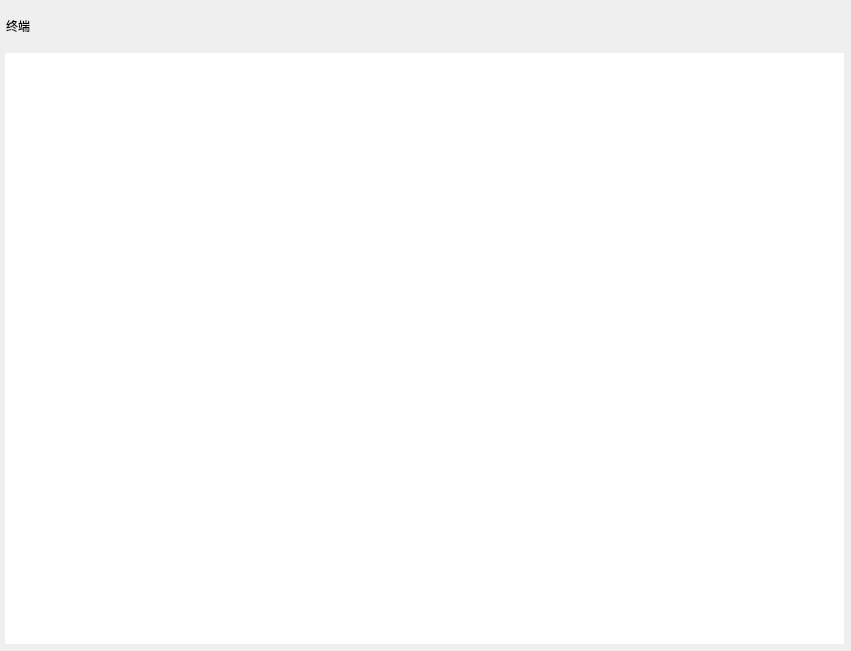
<?xml version="1.0" encoding="UTF-8"?>
<ui version="4.0">
 <class>Terminal</class>
 <widget class="QFrame" name="Terminal">
  <property name="geometry">
   <rect>
    <x>0</x>
    <y>0</y>
    <width>851</width>
    <height>651</height>
   </rect>
  </property>
  <property name="windowTitle">
   <string>Frame</string>
  </property>
  <widget class="QWidget" name="verticalLayoutWidget">
   <property name="geometry">
    <rect>
     <x>-1</x>
     <y>-1</y>
     <width>851</width>
     <height>651</height>
    </rect>
   </property>
   <layout class="QVBoxLayout" name="verticalLayout" stretch="1,11">
    <property name="spacing">
     <number>0</number>
    </property>
    <property name="leftMargin">
     <number>3</number>
    </property>
    <property name="rightMargin">
     <number>3</number>
    </property>
    <item>
     <widget class="TitleLabel" name="TitleLabel">
      <property name="styleSheet">
       <string notr="true">margin-left: 1px;</string>
      </property>
      <property name="text">
       <string>终端</string>
      </property>
      <property name="margin">
       <number>6</number>
      </property>
     </widget>
    </item>
    <item>
     <widget class="QTextBrowser" name="textBrowser">
      <property name="styleSheet">
       <string notr="true">border-radius: 20px;
margin-left: 3px;
margin-right: 3px;
margin-bottom: 6px;</string>
      </property>
     </widget>
    </item>
   </layout>
  </widget>
 </widget>
 <customwidgets>
  <customwidget>
   <class>TitleLabel</class>
   <extends>QLabel</extends>
   <header>qfluentwidgets</header>
  </customwidget>
 </customwidgets>
 <resources/>
 <connections/>
</ui>
